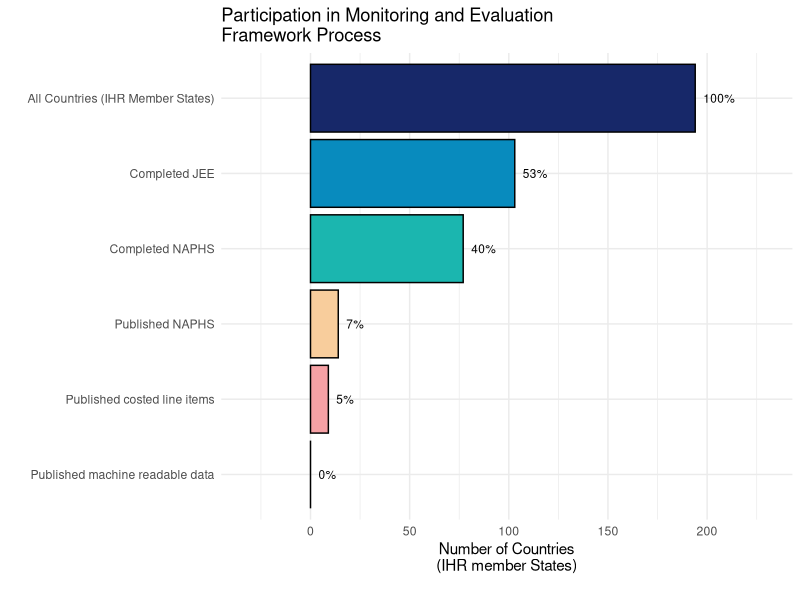
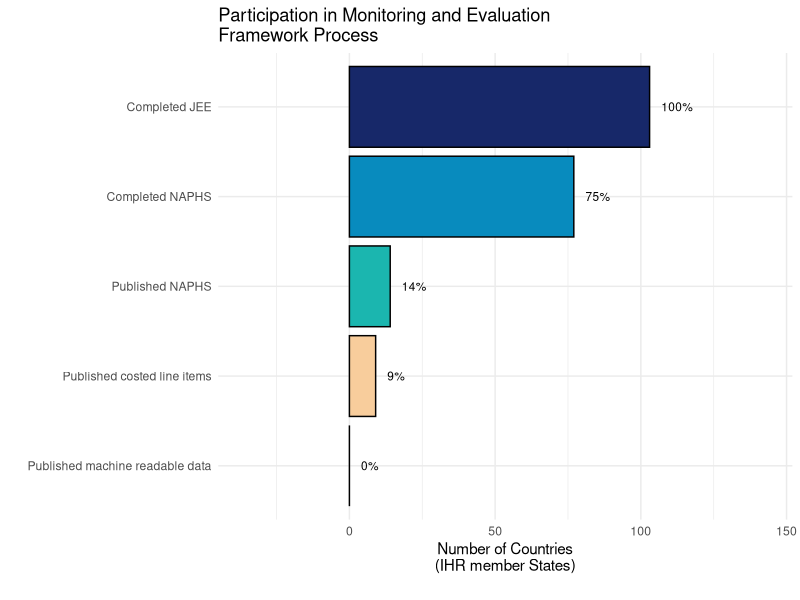
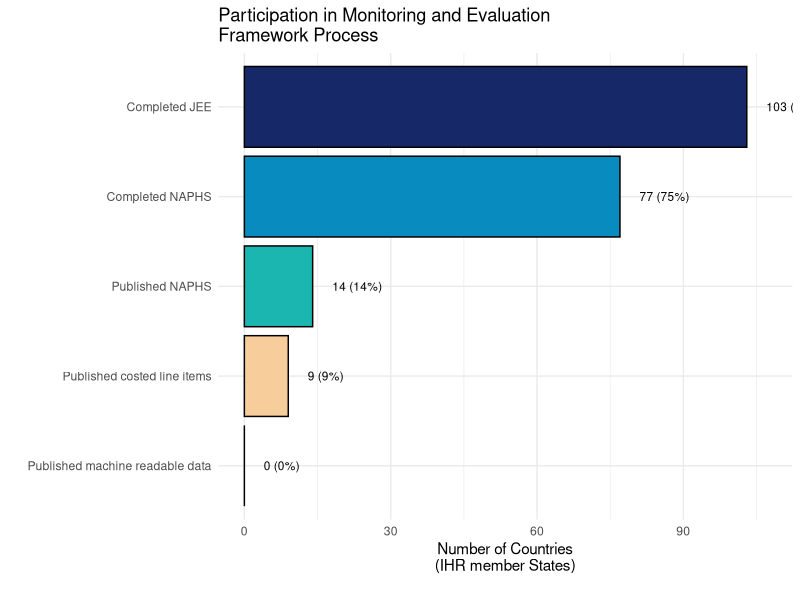
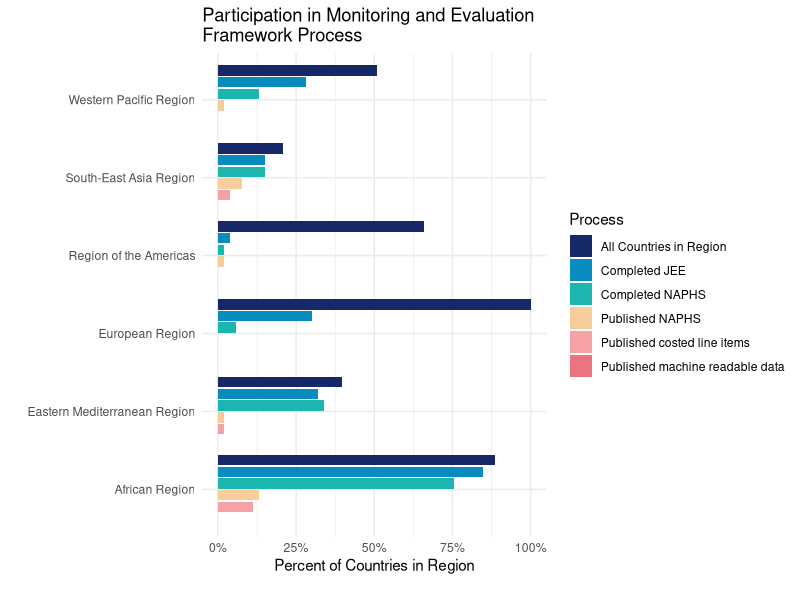
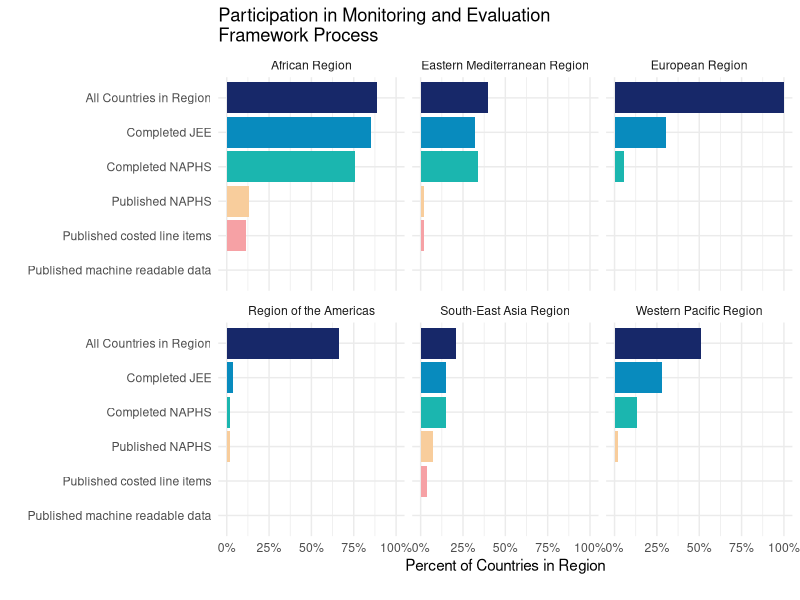

Write R code to recreate these figures, in order.
#############################################
## Background ###############################
#############################################

## This script contains code to generate a simple barplot graphic
## assume working directory is set to NAPHS-data

#############################################
## Setup ####################################
#############################################

## NOTE: if you don't already have these libraries installed, you can do so by running install.packages()
## example: install.packages("ggplot2")

## Load libraries
library(tidyverse) ## for data management
library(scales) ## for commas on axes of plots

#############################################
## Read in data #############################
#############################################

## NAPHS country data - one row per WHO member state
countries <- read.delim("countries.tsv")

#############################################
## Summarize data ###########################
#############################################

## print summary info, globally
countries %>%
  summarize(total_member_states = sum(who_member_state == TRUE),
            completed_jee = sum(completed_jee == TRUE),
            completed_naphs = sum(completed_naphs == TRUE),
            published_naphs = sum(published_naphs == TRUE, na.rm = TRUE ),
            published_naphs_data = sum(naphs_includes_line_item_costs == TRUE, na.rm = TRUE),
            machine_readable_data = sum(naphs_data_machine_readable == TRUE, na.rm = TRUE))
            
#############################################
## Global funnel: barplot (v1) ##############
#############################################

countries %>%
  summarize(aggregation = "global",
            total_member_states = sum(who_member_state == TRUE),
            completed_jee = sum(completed_jee == TRUE),
            completed_naphs = sum(completed_naphs == TRUE),
            published_naphs = sum(published_naphs == TRUE, na.rm = TRUE ),
            published_naphs_data = sum(naphs_includes_line_item_costs == TRUE, na.rm = TRUE),
            machine_readable_data = sum(naphs_data_machine_readable == TRUE, na.rm = TRUE)) %>%
  pivot_longer(!aggregation, names_to = "metric", values_to = "count") %>%
  mutate(label = factor(
    recode(metric, 
           total_member_states = "All Countries (IHR Member States)",
           completed_jee = "Completed JEE",
           completed_naphs = "Completed NAPHS",
           published_naphs  = "Published NAPHS",
           published_naphs_data = "Published costed line items",
           machine_readable_data = "Published machine readable data"),
    levels = rev(c("All Countries (IHR Member States)", "Completed JEE", "Completed NAPHS", "Published NAPHS", "Published costed line items", "Published machine readable data")))) %>%
  mutate(pct = count/max(count)) %>% 
  ggplot(aes(x = count, y = label, fill = label)) +
  geom_bar(stat = "identity", color = "black") +
  geom_text(aes(label = paste(round(pct*100, 0), "%", sep = "")),
            hjust = 0, nudge_x = 4, size = 3) +
  ylab("") +
  xlab("Number of Countries\n(IHR member States)") +
  scale_x_continuous(expand = c(0, 45)) +
  scale_fill_manual(values = rev(c("#172869", "#088BBE", "#1BB6AF", "#F8CD9C", "#F6A1A5", "#EA7580")),
                    guide = guide_legend(reverse = TRUE)) + 
  labs(caption = "", fill = "Process") +
  theme_minimal() + 
  theme(plot.caption = element_text(size = 7), legend.position = "none") +
  ggtitle("Participation in Monitoring and Evaluation\nFramework Process")

#############################################
## Global funnel: barplot (v2) ##############
#############################################

countries %>%
  summarize(aggregation = "global",
            completed_jee = sum(completed_jee == TRUE),
            completed_naphs = sum(completed_naphs == TRUE),
            published_naphs = sum(published_naphs == TRUE, na.rm = TRUE ),
            published_naphs_data = sum(naphs_includes_line_item_costs == TRUE, na.rm = TRUE),
            machine_readable_data = sum(naphs_data_machine_readable == TRUE, na.rm = TRUE)) %>%
  pivot_longer(!aggregation, names_to = "metric", values_to = "count") %>%
  mutate(label = factor(
    recode(metric, 
           completed_jee = "Completed JEE",
           completed_naphs = "Completed NAPHS",
           published_naphs  = "Published NAPHS",
           published_naphs_data = "Published costed line items",
           machine_readable_data = "Published machine readable data"),
    levels = rev(c("Completed JEE", "Completed NAPHS", "Published NAPHS", "Published costed line items", "Published machine readable data")))) %>%
  mutate(pct = count/max(count)) %>% 
  ggplot(aes(x = count, y = label, fill = label)) +
  geom_bar(stat = "identity", color = "black") +
  geom_text(aes(label = paste(round(pct*100, 0), "%", sep = "")),
            hjust = 0, nudge_x = 4, size = 3) +
  ylab("") +
  xlab("Number of Countries\n(IHR member States)") +
  scale_x_continuous(expand = c(0, 45)) +
  scale_fill_manual(values = rev(c("#172869", "#088BBE", "#1BB6AF", "#F8CD9C", "#F6A1A5")),
                    guide = guide_legend(reverse = TRUE)) + 
  labs(caption = "", fill = "Process") +
  theme_minimal() + 
  theme(plot.caption = element_text(size = 7), legend.position = "none") +
  ggtitle("Participation in Monitoring and Evaluation\nFramework Process")

#############################################
## Global funnel: barplot (v3) ##############
#############################################

countries %>%
  summarize(aggregation = "global",
            completed_jee = sum(completed_jee == TRUE),
            completed_naphs = sum(completed_naphs == TRUE),
            published_naphs = sum(published_naphs == TRUE, na.rm = TRUE ),
            published_naphs_data = sum(naphs_includes_line_item_costs == TRUE, na.rm = TRUE),
            machine_readable_data = sum(naphs_data_machine_readable == TRUE, na.rm = TRUE)) %>%
  pivot_longer(!aggregation, names_to = "metric", values_to = "count") %>%
  mutate(label = factor(
    recode(metric, 
           completed_jee = "Completed JEE",
           completed_naphs = "Completed NAPHS",
           published_naphs  = "Published NAPHS",
           published_naphs_data = "Published costed line items",
           machine_readable_data = "Published machine readable data"),
    levels = rev(c("Completed JEE", "Completed NAPHS", "Published NAPHS", "Published costed line items", "Published machine readable data")))) %>%
  mutate(pct = count/max(count)) %>% 
  ggplot(aes(x = count, y = label, fill = label)) +
  geom_bar(stat = "identity", color = "black") +
  geom_text(aes(label = paste(count, " (", round(pct*100, 0), "%)", sep = "")),
            hjust = 0, nudge_x = 4, size = 3) +
  ylab("") +
  xlab("Number of Countries\n(IHR member States)") +
  scale_fill_manual(values = rev(c("#172869", "#088BBE", "#1BB6AF", "#F8CD9C", "#F6A1A5")),
                    guide = guide_legend(reverse = TRUE)) + 
  labs(caption = "", fill = "Process") +
  theme_minimal() + 
  theme(plot.caption = element_text(size = 7), legend.position = "none") +
  ggtitle("Participation in Monitoring and Evaluation\nFramework Process")

#############################################
## Funnel by region: barplot (v1) ###########
#############################################

countries %>%
  group_by(who_region) %>%
  summarize(total_member_states = sum(who_member_state == TRUE),
            completed_jee = sum(completed_jee == TRUE),
            completed_naphs = sum(completed_naphs == TRUE),
            published_naphs = sum(published_naphs == TRUE, na.rm = TRUE ),
            published_naphs_data = sum(naphs_includes_line_item_costs == TRUE, na.rm = TRUE),
            machine_readable_data = sum(naphs_data_machine_readable == TRUE, na.rm = TRUE)) %>%
  pivot_longer(!who_region, names_to = "metric", values_to = "count") %>%
  mutate(label = factor(
    recode(metric, 
           total_member_states = "All Countries in Region",
           completed_jee = "Completed JEE",
           completed_naphs = "Completed NAPHS",
           published_naphs  = "Published NAPHS",
           published_naphs_data = "Published costed line items",
           machine_readable_data = "Published machine readable data"),
    levels = rev(c("All Countries in Region", "Completed JEE", "Completed NAPHS", "Published NAPHS", "Published costed line items", "Published machine readable data")))) %>%
  mutate(pct = count/max(count)) %>%
  ggplot(aes(x = pct, y = who_region, fill = label)) +
  geom_bar(position = position_dodge2(width = 0.9, preserve = "single"), stat = "identity") +
  scale_x_continuous(labels = scales::percent) +
  xlab("Percent of Countries in Region") +
  ylab("") +
  scale_fill_manual(values = rev(c("#172869", "#088BBE", "#1BB6AF", "#F8CD9C", "#F6A1A5", "#EA7580")),
                    guide = guide_legend(reverse = TRUE)) +
  labs(caption = "", fill = "Process") +
  theme_minimal() + 
  theme(plot.caption = element_text(size = 7), legend.position = "right") +
  ggtitle("Participation in Monitoring and Evaluation\nFramework Process")

#############################################
## Funnel by region: barplot (v2) ###########
#############################################

countries %>%
  group_by(who_region) %>%
  summarize(total_member_states = sum(who_member_state == TRUE),
            completed_jee = sum(completed_jee == TRUE),
            completed_naphs = sum(completed_naphs == TRUE),
            published_naphs = sum(published_naphs == TRUE, na.rm = TRUE ),
            published_naphs_data = sum(naphs_includes_line_item_costs == TRUE, na.rm = TRUE),
            machine_readable_data = sum(naphs_data_machine_readable == TRUE, na.rm = TRUE)) %>%
  pivot_longer(!who_region, names_to = "metric", values_to = "count") %>%
  mutate(label = factor(
    recode(metric, 
           total_member_states = "All Countries in Region",
           completed_jee = "Completed JEE",
           completed_naphs = "Completed NAPHS",
           published_naphs  = "Published NAPHS",
           published_naphs_data = "Published costed line items",
           machine_readable_data = "Published machine readable data"),
    levels = rev(c("All Countries in Region", "Completed JEE", "Completed NAPHS", "Published NAPHS", "Published costed line items", "Published machine readable data")))) %>%
  mutate(pct = count/max(count)) %>%
  ggplot(aes(x = pct, y = label, fill = label, group = who_region)) +
  geom_bar(position = position_dodge2(width = 0.9, preserve = "single"), stat = "identity") +
  scale_x_continuous(labels = scales::percent) +
  xlab("Percent of Countries in Region") +
  ylab("") +
  scale_fill_manual(values = rev(c("#172869", "#088BBE", "#1BB6AF", "#F8CD9C", "#F6A1A5", "#EA7580")),
                    guide = guide_legend(reverse = TRUE)) +
  labs(caption = "", fill = "Process") +
  theme_minimal() + 
  theme(plot.caption = element_text(size = 7), legend.position = "none") +
  ggtitle("Participation in Monitoring and Evaluation\nFramework Process") +
  facet_wrap(~who_region)
